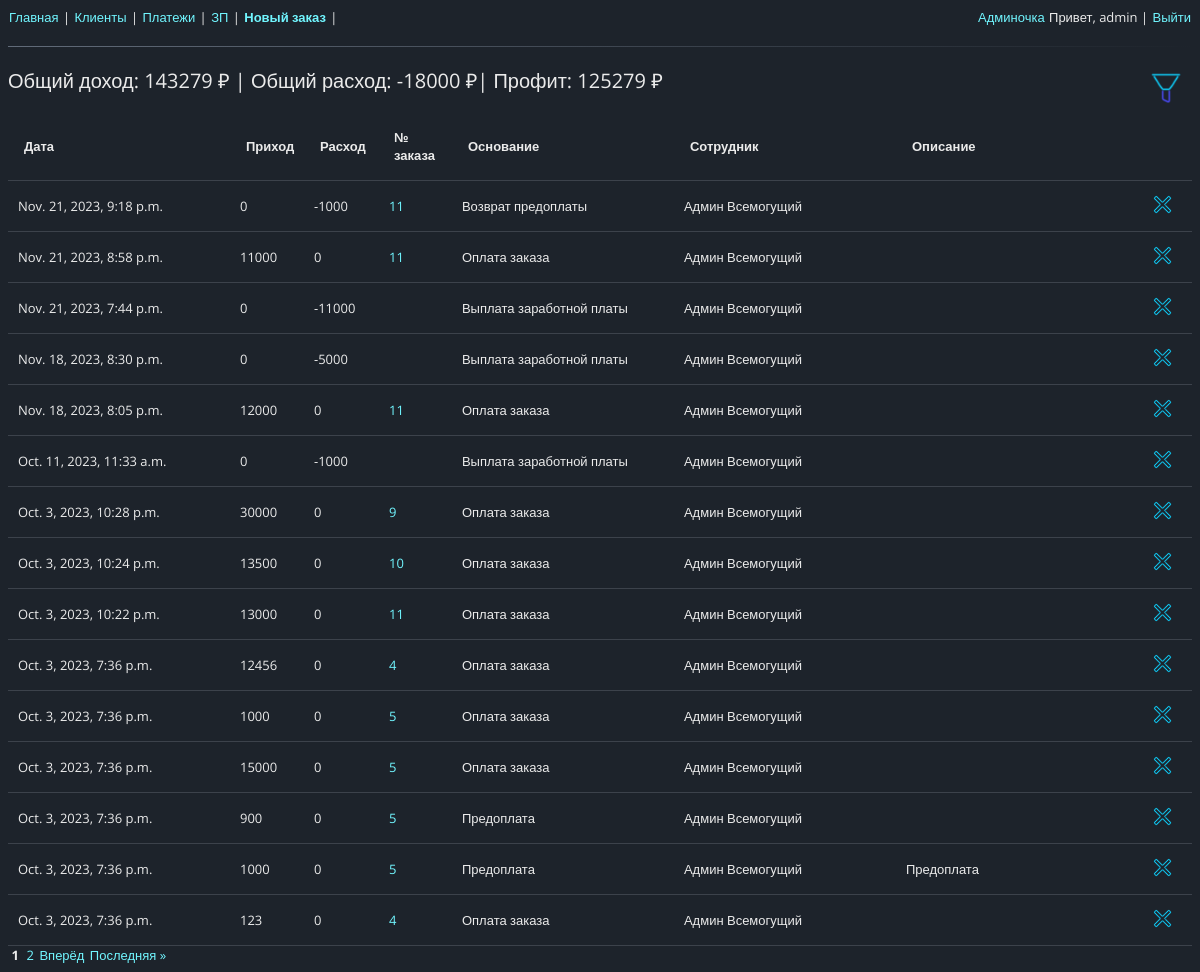
Page /payments/ (signed in) on the committed database.
### users/models.py (models this page shows)
class Employees(AbstractUser):
    percent = models.IntegerField(verbose_name='Процент от заказа', default=50)
    earnings = models.IntegerField(default=0, verbose_name='Заработок с последней выплаты')
    def __str__(self) -> str:
        full_name = super().get_full_name()
        return full_name

### orders/models.py (models this page shows, shortened)
class Payments(models.Model):
    class Meta:
        verbose_name = 'Платеж'
        verbose_name_plural = 'Платежи'
        ordering = ['-pk']
    PAYMENT_REASONS = (
        ('PREPAYMENT', 'Предоплата'),
        ('ORDER_PAYMENT', 'Оплата заказа'),
        ('REFUND', 'Возврат предоплаты'),
        ('SALARY_PAYOUT', 'Выплата заработной платы'),
    )
    order = models.ForeignKey(Order, on_delete=models.CASCADE, null=True, blank=True,
                                verbose_name='Заказ')
    employee = models.ForeignKey(Employees, on_delete=models.PROTECT, null=True, blank=True,
                                verbose_name='Исполнитель')
    payment_reason = models.CharField(max_length=30, verbose_name='Тип платежа',
                                    choices=PAYMENT_REASONS)
    date_creation = models.DateTimeField(default=timezone.now, verbose_name='Дата платежа')
    income = models.IntegerField(null=True, default=0, verbose_name='Приход')
    expense = models.IntegerField(null=True, default=0, verbose_name='Расход')
    comment = models.CharField(max_length=30, verbose_name='Комментарий', blank=True, default='')

class Order(models.Model):
    class Meta:
        verbose_name = 'Заказ'
        verbose_name_plural = 'Заказы'
        ordering = ['-pk']
    client = models.ForeignKey(Client, on_delete=models.PROTECT, verbose_name='Клиент')
    employee = models.ForeignKey(Employees, on_delete=models.PROTECT, null=True, blank=True,
                                verbose_name='Исполнитель')
    whats_broken = models.CharField(max_length=50, verbose_name='Неисправность')
    device_appearance = models.CharField(max_length=80, blank=True,
                                         default='', verbose_name='Состояние')
    device_type = models.CharField(max_length=20, blank=True, default='',
                                   verbose_name='Тип устройства')
    imei = models.CharField(max_length=20, blank=True, default='', verbose_name='IMEI/SN')
    device_brand = models.CharField(max_length=20, verbose_name='Производитель')
    device_model = models.CharField(max_length=20, verbose_name='Модель')
    device_kit = models.CharField(max_length=80, blank=True, default='',
                                  verbose_name='Комплектация')
    device_pass = models.CharField(max_length=20, blank=True, default='',
                                   verbose_name='Пароль')
    price = models.IntegerField(verbose_name='Орентировоная стоимость')
    note_hidden = models.CharField(max_length=150, blank=True, default='',
                                   verbose_name='Заметки клиент НЕ видит')
    note_client = models.CharField(max_length=150, blank=True, default='',
                                   verbose_name='Заметки клиент видит')
    prepayment = models.IntegerField(null=True, blank=True, verbose_name='Предоплата')
    profit = models.IntegerField(null=True, default=0, verbose_name='Профит')
    debt = models.IntegerField(null=True, default=0, verbose_name='Клиент должен')
    date_creation = models.DateTimeField(default=timezone.now, null=True, verbose_name='Дата создания')
    date_completion = models.DateTimeField(null=True, verbose_name='Дата готовности')
    in_work = models.BooleanField(default=True)

### orders/views.py (the view)
# urls.py: path('payments/', PaymentsView.as_view(), name='payments'),
class PaymentsView(PermissionRequiredMixin, ListView):
    permission_required = 'orders.view_payments'
    login_url = reverse_lazy('login')
    ordering = ['-pk']
    model = Payments
    template_name = 'payments.html'
    context_object_name = 'payments'
    paginate_by = 15
    def get_finance_info(self):
        all_income = self.object_list.aggregate(Sum('income'))['income__sum']
        if not all_income:
            all_income = 0
        all_expense = self.object_list.aggregate(Sum('expense'))['expense__sum']
        if not all_expense:
            all_expense = 0
        all_profit = all_income + all_expense
        finance_info = {
            'all_income': all_income,
            'all_expense': all_expense,
            'all_profit': all_profit
        }
        return finance_info
    def get_queryset(self) -> QuerySet[Any]:
        queryset = get_filtered_queryset(self)
        return queryset
    def get_context_data(self, **kwargs: Any) -> dict[str, Any]:
        context = super().get_context_data(**kwargs)
        cached_context = context
        del(cached_context['view'])
        cache.set_many({'cached_context': cached_context})
        get_initialized_forms(self, context)
        context['finance_info'] = self.get_finance_info()
        return context

### my_service/filter_forms.py (called while the page is built)
def get_filtered_queryset(self):
    if self.request.GET.get('date') and self.request.GET.get('employee'):
        interval = get_interval(self)
        queryset = self.model.objects.filter(date_creation__range=(interval['start'], interval['end'])) & \
                   self.model.objects.filter(employee_id=self.request.GET.get('employee'))
    elif self.request.GET.get('date'):
        interval = get_interval(self)
        queryset = self.model.objects.filter(date_creation__range=(interval['start'], interval['end']))
    elif self.request.GET.get('employee'):
        queryset = self.model.objects.filter(employee_id=self.request.GET.get('employee'))
    else:
        queryset = self.model.objects.all()
    return queryset

def get_initialized_forms(self, context):
    context['filter_date_form'] = FilterDateForm(initial={'date': self.request.GET.get('date'),
                                                            'start': self.request.GET.get('start'),
                                                            'end': self.request.GET.get('end')})
    context['filter_employee_form'] = FilterEmployeeForm(initial={
                                                            'employee': self.request.GET.get('employee')})
    return context

### orders/templatetags/search_param_replace_tag.py (called while the page is built)
@register.simple_tag(takes_context=True)
def search_param_replace(context, **kwargs):
    params = context['request'].GET.copy()
    for key, value in kwargs.items():
        params[key] = value
    for key in [key for key, value in params.items() if not value]:
        del params[key]
    return params.urlencode()

### orders/templates/payments.html (shortened to what this page needs)
{% extends "base.html" %}
{% load static %}
{% block head %}
<link rel="stylesheet" href="{% static 'css/filter_bar.css' %}" />
{% endblock head %}
    {% block content%}
<span class="big_text">
    Общий доход: {{ finance_info.all_income }} ₽ |
    Общий расход: {{ finance_info.all_expense }} ₽|
    Профит: {{ finance_info.all_profit }} ₽
<button id="filter_button" class="icon_button last">
    <img src="{% static 'icons/filter.png' %}" height="40" alt="filter">
</button>
</span>
    <table class="payments full_width">
        <thead class="payments">
            <th width="15%">Дата</th>
            <th width="5%">Приход</th>
            <th width="5%">Расход</th>
            <th width="5%">№ заказа</th>
            <th width="15%">Основание</th>
            <th width="15%">Сотрудник</th>
            <th width="15%">Описание</th>
            <th width="5%"></th>
        </thead>
        <tbody>
            {% for payment in payments %}
            <tr>
                <td>{{payment.date_creation}}</td>
                <td>{{payment.income}}</td>
                <td>{{payment.expense}}</td>
                <td>{% if payment.order.id %}
                    <a href="{% url 'order' payment.order.id %}">{{payment.order.id}}</a>
                {% endif %}</td>
                <td>{{payment.get_payment_reason_display}}</td>
                <td>{{payment.employee.get_full_name}}</td>
                <td>{{payment.comment}}</td>
                <td>
                    {% if perms.orders.delete_payment %}
                        <button class="icon_button last">
                            <a href="{% url 'delete_payment' payment.id %}">
                                <img src="{% static 'icons/delete.png' %}" height="25">
                            </a>
                        </button>
                    {% endif %}
                </td>
            </tr>
            {% endfor %}
        </tbody>
    </table>
    {% endblock content %}

### my_service/templates/base.html (shortened to what this page needs)
<!DOCTYPE html>
{% load static %}
{% load search_param_replace_tag %}
<html>
<head>
    <link rel="stylesheet" href="{% static 'css/style.css' %}" />
    <link rel="stylesheet" href="{% static 'css/table.css' %}" />
    <link rel="stylesheet" href="{% static 'css/popup.css' %}" />
    {% block head %} {% endblock head %}
</head>
<body>
    <div>
        <a href="{% url 'orders' %}">Главная</a> |
        <a href="{% url 'clients' %}">Клиенты</a> |
        <a href="{% url 'payments' %}?date=month">Платежи</a> |
        <a href="{% url 'main_salary' %}">ЗП</a> |
        <a href="{% url 'create_order' %}"><b>Новый заказ</b></a> |
        {% if request.user.is_authenticated %}
            <div class="last">
            {% if request.user.is_superuser %}
                <a href="/admin/">Админочка</a>
            {% endif %}
            Привет, {{ request.user.username }} |
            <a href="{% url 'logout' %}">Выйти</a>   </div>
        {% else %}
            <div class="last"><a href="{% url 'login' %}"><b>Войти</b></a> |
            <a href="{% url 'register' %}"><b>Регистрация</b></a></div>
        {% endif %}
    </div>
    <hr>
    <div>{% block content%}{% endblock content %}</div>
<span>
    {% if is_paginated %}
        <span>
            {% for page in paginator.page_range %}
                {% if page_obj.number == page %}
                    <b> {{page}} </b>
                {% elif page >= page_obj.number|add:-2 and page <= page_obj.number|add:2 %}
                    <a href="?{% search_param_replace page=page%}">{{page}}</a>
                {% endif %}
            {% endfor %}
        </span>
        {% if page_obj.has_next %}
            <a href="?{% search_param_replace page=page_obj.next_page_number %}">Вперёд</a>
            <a href="?{% search_param_replace page=page_obj.paginator.num_pages %}">Последняя &raquo;</a>
        {% endif %}
    {% endif %}
</span>
</body>
</html>

### my_service/static/css/style.css (style rules this page uses)
*, *::before, *::after { box-sizing: border-box; }
hr { margin: 20px 0; height: 1px; border: none; background: linear-gradient(60deg, #616b79, #1d232b) }
body { font-family: 'Open Sans', sans-serif; font-weight: 400; font-size: 13px; color: #ebebeb; background-color: #1d232b; }
.icon_button { border: none; background: transparent; cursor: pointer; }
.last { float: right; }
.big_text { font-size: 20px; }
a { outline: none; padding: 2px 1px 0; }
a:link { color: #71f6ff; text-decoration: none; }

### my_service/static/css/table.css (style rules this page uses)
table { border-collapse: collapse; box-shadow: 0px 0px 0px 0px rgba(0, 0, 0, 0.068); }
table.full_width { table-layout: fixed; width: 100%; }
th { background: #1d232b; padding: 16px; font-size: 13px; font-weight: 600; text-align: left; }
tr { padding: 5px; background-color: #1d232b; border-bottom: solid; border-color: #3c424b; border-width: 1px; }
td { padding: 10px; }

### rows in the picture
Employees: user.username "admin"
Payments: date_creation "Nov. 21, 2023, 9:18 p.m.", income "0", expense "-1000", order.id "11", payment_reason "Возврат предоплаты", employee.get_full_name "Админ Всемогущий"
Payments: date_creation "Nov. 21, 2023, 8:58 p.m.", income "11000", expense "0", order.id "11", payment_reason "Оплата заказа", employee.get_full_name "Админ Всемогущий"
Payments: date_creation "Nov. 21, 2023, 7:44 p.m.", income "0", expense "-11000", payment_reason "Выплата заработной платы", employee.get_full_name "Админ Всемогущий"
Payments: date_creation "Nov. 18, 2023, 8:30 p.m.", income "0", expense "-5000", payment_reason "Выплата заработной платы", employee.get_full_name "Админ Всемогущий"
Payments: date_creation "Nov. 18, 2023, 8:05 p.m.", income "12000", expense "0", order.id "11", payment_reason "Оплата заказа", employee.get_full_name "Админ Всемогущий"
Payments: date_creation "Oct. 11, 2023, 11:33 a.m.", income "0", expense "-1000", payment_reason "Выплата заработной платы", employee.get_full_name "Админ Всемогущий"
Payments: date_creation "Oct. 3, 2023, 10:28 p.m.", income "30000", expense "0", order.id "9", payment_reason "Оплата заказа", employee.get_full_name "Админ Всемогущий"
Payments: date_creation "Oct. 3, 2023, 10:24 p.m.", income "13500", expense "0", order.id "10", payment_reason "Оплата заказа", employee.get_full_name "Админ Всемогущий"
Payments: date_creation "Oct. 3, 2023, 10:22 p.m.", income "13000", expense "0", order.id "11", payment_reason "Оплата заказа", employee.get_full_name "Админ Всемогущий"
Payments: date_creation "Oct. 3, 2023, 7:36 p.m.", income "12456", expense "0", order.id "4", payment_reason "Оплата заказа", employee.get_full_name "Админ Всемогущий"
Payments: date_creation "Oct. 3, 2023, 7:36 p.m.", income "1000", expense "0", order.id "5", payment_reason "Оплата заказа", employee.get_full_name "Админ Всемогущий"
Payments: date_creation "Oct. 3, 2023, 7:36 p.m.", income "15000", expense "0", order.id "5", payment_reason "Оплата заказа", employee.get_full_name "Админ Всемогущий"
Payments: date_creation "Oct. 3, 2023, 7:36 p.m.", income "900", expense "0", order.id "5", payment_reason "Предоплата", employee.get_full_name "Админ Всемогущий"
Payments: date_creation "Oct. 3, 2023, 7:36 p.m.", income "1000", expense "0", order.id "5", payment_reason "Предоплата", employee.get_full_name "Админ Всемогущий", comment "Предоплата"
Payments: date_creation "Oct. 3, 2023, 7:36 p.m.", income "123", expense "0", order.id "4", payment_reason "Оплата заказа", employee.get_full_name "Админ Всемогущий"

### other values in the picture
{{ finance_info.all_income }} "143279"
{{ finance_info.all_expense }} "-18000"
{{ finance_info.all_profit }} "125279"
{{ page }} "1"
{{ page }} "2"
